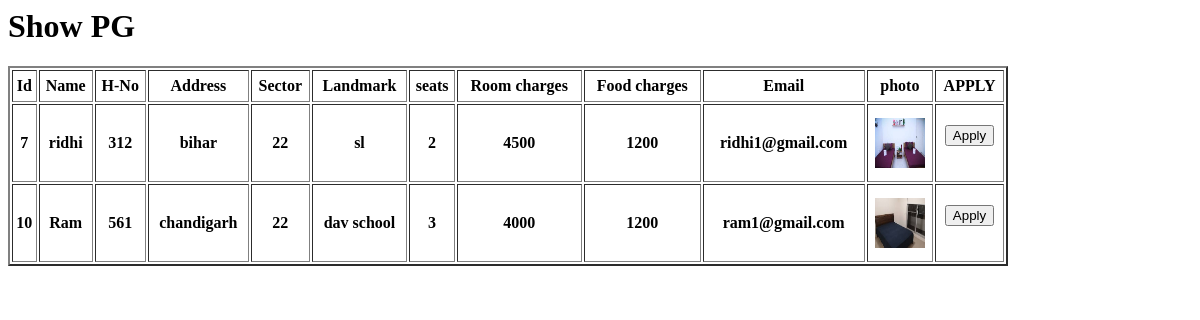
Before: /showpg/ (signed in) with the older database file.
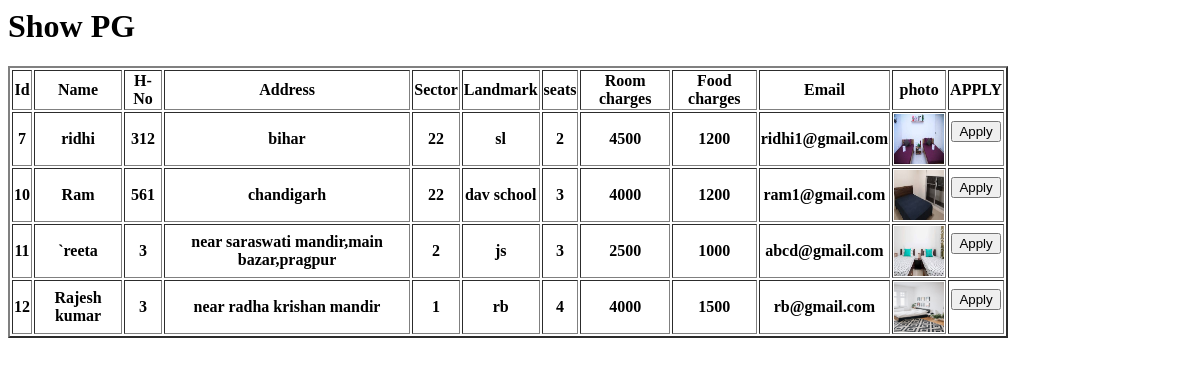
After: the same page with the newer database file.
### application/models.py (models this page shows, shortened)
class Registerpg(models.Model):
   name=models.CharField(max_length=100)
   hno=models.CharField(max_length=100)
   address=models.CharField(max_length=100)
   sector=models.CharField(max_length=100)
   land=models.CharField(max_length=100)
   seats=models.CharField(max_length=100)
   room=models.CharField(max_length=100)
   food=models.CharField(max_length=100)
   email=models.CharField(max_length=100)
   photo=models.ImageField(upload_to='pgpics/')

### application/views.py (the view)
# urls.py: path('showpg/', views.showpg),
def showpg(request):
	if request.session.has_key('user'):
		data=Registerpg.objects.all()
		return render(request, "template/showpg.html",{"alldata":data})
	else:
		return redirect("/form/")

### application/template/showpg.html (shortened to what this page needs)
<html>
<head>
</head>
<body>
{% load static%}
<h1>Show PG</h1>
<table height="200px" width="1000px" border="2px">
<tr>
<th>Id</th>
<th>Name</th>
<th>H-No</th>
<th>Address</th>
<th>Sector</th>
<th>Landmark</th>
<th>seats</th>
<th>Room charges</th>
<th>Food charges</th>
<th>Email</th>
<th>photo</th>
<th>APPLY</th>
</tr>
{% for single in alldata %}
<tr>
<th>{{single.id}}</th>
<th>{{single.name}}</th>
<th>{{single.hno}}</th>
<th>{{single.address}}</th>
<th>{{single.sector}}</th>
<th>{{single.land}}</th>
<th>{{single.seats}}</th>
<th>{{single.room}}</th>
<th>{{single.food}}</th>
<th>{{single.email}}</th>
<th><img src="{{ single.photo.url }}" height="50" width="50"></th>
<th>
	<form action="/apply/" method="post">
		<input type="Submit" value="Apply" class="apply" style="cursor:pointer">
	</form>
	</th>
</tr>
 {% endfor %}
</table>
</body>
</html>

Changed rows visible on the page:
added Registerpg: id "11", name "`reeta", hno "3", address "near saraswati mandir,main bazar,pragpur", sector "2", land "js", seats "3", room "2500", food "1000", email "abcd@gmail.com", photo (picture)
added Registerpg: id "12", name "Rajesh kumar", hno "3", address "near radha krishan mandir", sector "1", land "rb", seats "4", room "4000", food "1500", email "rb@gmail.com", photo (picture)
